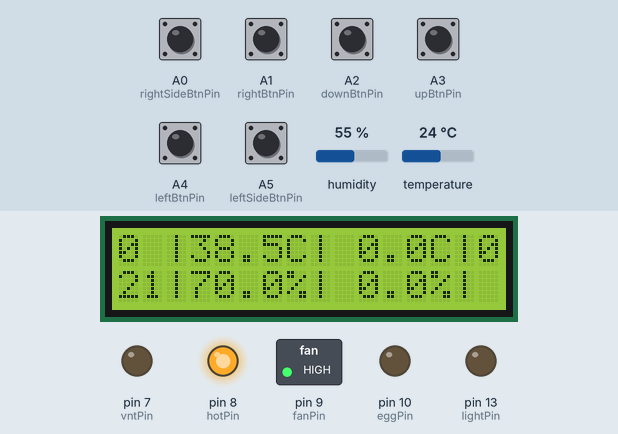
This sketch was run on a simulated Arduino Uno, built with avr-gcc and run on an emulated ATmega328P. On the bench: 16×2 character LCD, switched loads named in the sketch (green lamp = pin HIGH), output pins drawn as LEDs (lit = HIGH). Inputs (shaded band) come from the test bench; at power-on: A0 (rightSideBtnPin), A1 (rightBtnPin), A2 (downBtnPin), A3 (upBtnPin), A4 (leftBtnPin), A5 (leftSideBtnPin) HIGH, temperature 24 °C, humidity 55 %. EEPROM starts erased; what the sketch prints to the serial monitor is not drawn.

Above: at 1.3 s.
1.4 s: A1 (rightBtnPin) pulled LOW for 0.15 s
At 2.4 s:
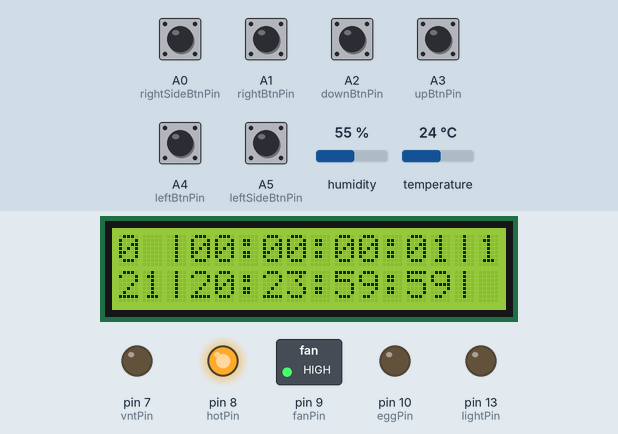
6.1 s: A4 (leftBtnPin) pulled LOW for 0.15 s
At 7.4 s:
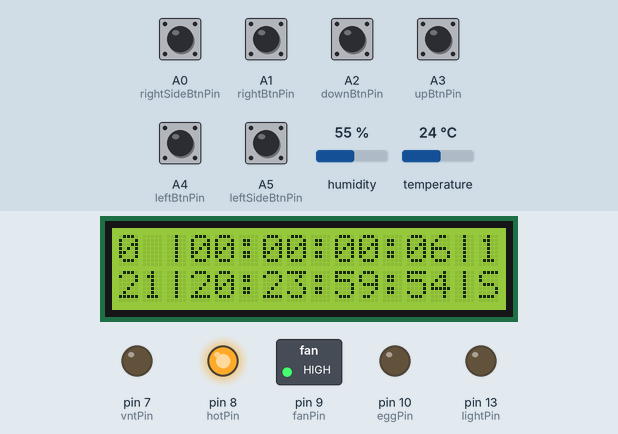
10.1 s: A4 (leftBtnPin) pulled LOW for 1 s
At 12.4 s:
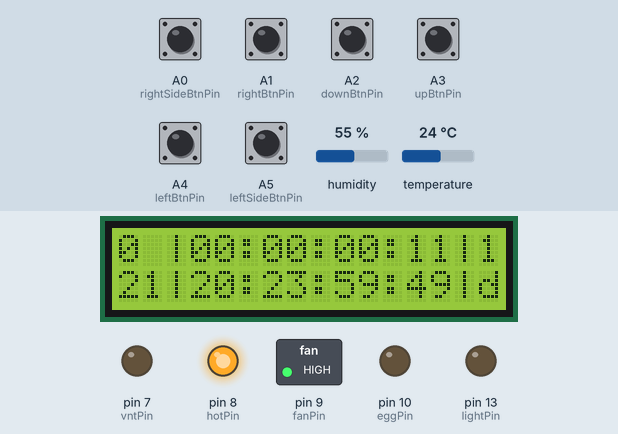
13.1 s: A4 (leftBtnPin) pulled LOW for 0.15 s
At 13.9 s:
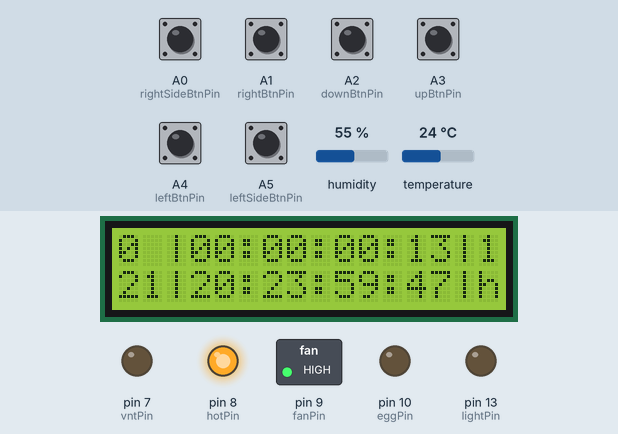
18.1 s: temperature set to 37 °C
20.3 s: temperature set to 40 °C
At 24.0 s:
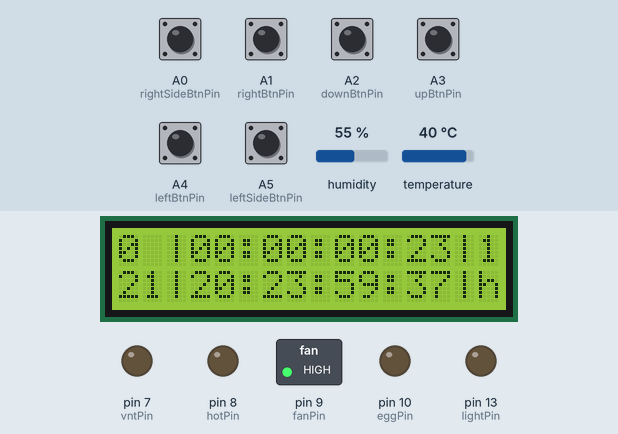
Timing chart, 0 to 25.5 s (numbered marks = the images above; inputs shaded):
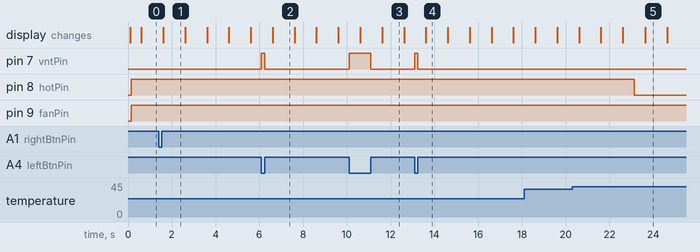

The sketch:

ACRobotIncubator.ino
```cpp
#include "LCD.h"
#include "Interval.h"
#include "DHT.h"
#include "Config.h"
#include "Button.h"

#define DEBUG

using namespace ACRobot;

#define HOUR_SECS (60*60)
#define DAY_SECS (HOUR_SECS*24UL)

const uint8_t rightSideBtnPin = A0;
const uint8_t rightBtnPin     = A1;
const uint8_t downBtnPin      = A2;
const uint8_t upBtnPin        = A3;
const uint8_t leftBtnPin      = A4;
const uint8_t leftSideBtnPin  = A5;

const uint8_t lightPin = 13;
const uint8_t eggPin = 10;
const uint8_t fanPin = 9;
const uint8_t hotPin = 8;
const uint8_t vntPin = 7;
const uint8_t dhtPin = 6;

const char   *Name = "ACRobotI";
const uint8_t Version = 1;

struct Settings
{
  uint8_t  stage;
  uint32_t time_offset;
};

enum Stages
{
  Init,
  Stage1,
  Stage2_1,
  Stage2_2,
  Stage3,
  Stage4,
  NumberOfStages
};

Settings settings = { Init, 0 };

Config<Settings> config(Name, Version, settings);

LCD<LCD_1602A_STD> lcd;

struct Status
{
  uint32_t duration;

  float    min_temp;  // temperature
  float    max_temp;

  uint8_t  min_hum;   // humidity
  uint8_t  max_hum;

  bool     turn;      // turning
  uint32_t turn_interval;
  uint32_t turn_duration;

  bool     vent;      // ventilation
  uint32_t vent_interval;
  uint32_t vent_duration;

  const char *desc;
};

Status status[] = {
  { 0,             37.5, 38.5, 60.0, 70.0,  false, 0,             0,    false, 0,             0,   "Init"     },
  { DAY_SECS * 4,  38.5, 38.5, 80.0, 85.0,  false, 0,             0,    false, 0,             0,   "Stage1"   },
  { DAY_SECS * 8,  37.9, 38.3, 60.0, 65.0,  true,  HOUR_SECS * 4, 900,  true,  HOUR_SECS * 4, 60,  "Stage2_1" },
  { DAY_SECS * 3,  37.9, 38.3, 60.0, 65.0,  true,  HOUR_SECS * 4, 900,  false, 0            , 0,   "Stage2_2" },
  { DAY_SECS * 3,  37.5, 37.5, 80.0, 90.0,  false, 0,             0,    true,  HOUR_SECS * 4, 360, "Stage3"   },
  { DAY_SECS * 3,  37.5, 37.5, 80.0, 90.0,  false, 0,             0,    true,  HOUR_SECS * 4, 360, "Stage4"   },
};

uint32_t durations[NumberOfStages];
uint32_t total_secs;
uint8_t total_days;

enum IntervalList {
  GLOBAL = 0,
  SCREEN = 1,
  SECOND = 2,
  CONFIG = 3,
  EGG_TURNING = 4,
};

const unsigned long GLOBAL_INTERVAL = 50;
const unsigned long SCREEN_INTERVAL = 500;
const unsigned long SECOND_INTERVAL = 1000;
const unsigned long CONFIG_INTERVAL = 30000;

const uint8_t NUMBER_OF_INTERVALS = 5;
Intervals<NUMBER_OF_INTERVALS> intervals;

enum SecondsList {
  VENTILATION_STARTING  = 0,
  EGG_TURN_STARTING     = 1,
};

const uint8_t NUMBER_OF_SECONDS_INTERVALS = 2;
Intervals<NUMBER_OF_SECONDS_INTERVALS> seconds_intervals;

bool heat_is_on      = false;
bool fan_continue_on = false;

bool ventilation_on  = false;
bool egg_turning_on  = false;

SwitchButton<RattlePressButton> modeSw(rightBtnPin);
DigitalSwitch<RattlePressButton> lightSw(rightSideBtnPin, lightPin);
ControlDigitalButton<Button> eggBtn(leftSideBtnPin, eggPin);
ControlDigitalButton<Button> vntBtn(leftBtnPin, vntPin);
RattlePressButton upBtn(upBtnPin);
RattlePressButton downBtn(downBtnPin);

enum SelectMode
{
  NONE_MODE,
  STAGE_MODE,
  DAY_MODE,
  HOUR_MODE,
  MINUTE_MODE,
  MAX_SELECT_MODE
};

SequenceButton<RattlePressButton> selectBtn(leftBtnPin, MAX_SELECT_MODE);
uint8_t selectMode = NONE_MODE;

Interval fan_continue = 5; // 5 seconds after heating
Interval ventilation;
Interval egg_turning;

DHT dht(dhtPin, DHT11);

uint32_t current_millis;
int poll()
{
  current_millis = millis();

  modeSw.poll();
  upBtn.poll();
  downBtn.poll();
  selectBtn.poll();

  lightSw.poll();
  eggBtn.poll();
  vntBtn.poll();
  config.poll();

  return intervals.status(current_millis);
}


static uint8_t stage = 0;
static uint32_t counter = 0;
static const char *str = "Init";

static FlipFlop dhtFlipFLop;
static float hum = 0.0;
static float temp = 0.0;

void init_constants()
{
  uint32_t _duration = 0;
  for (uint8_t i = 0; i < NumberOfStages; i++)
  {
    _duration += status[i].duration;
    durations[i] = _duration;
  }
  total_secs = _duration;
  total_days = _duration / DAY_SECS;
}

void update_settings()
{
  for (uint8_t i = 0; i < NumberOfStages; i++)
  {
    if (counter < durations[i]) {
      stage = i;
      break;
    }
  }
  settings.stage = stage;
  settings.time_offset = counter;

  if (status[stage].turn_interval != seconds_intervals[EGG_TURN_STARTING])
    seconds_intervals[EGG_TURN_STARTING] = status[stage].turn_interval;
  if (status[stage].turn_duration != egg_turning)
    egg_turning = status[stage].turn_duration;

  if (status[stage].vent_interval != seconds_intervals[VENTILATION_STARTING])
    seconds_intervals[VENTILATION_STARTING] = status[stage].vent_interval;
  if (status[stage].vent_duration != ventilation)
    ventilation = status[stage].vent_duration;
}

void setup()
{
#ifdef DEBUG
  Serial.begin(9600);
#endif

  lcd.print("Load settings");
  settings = config();

  intervals[GLOBAL] = GLOBAL_INTERVAL;
  intervals[SCREEN] = SCREEN_INTERVAL;
  intervals[SECOND] = SECOND_INTERVAL;
  intervals[CONFIG] = CONFIG_INTERVAL;

  counter = settings.time_offset;
  stage = settings.stage;

  init_constants();
  str = status[stage].desc;

  lcd.clear();
  lcd.print("Starting");

  pinMode(fanPin, OUTPUT);
  pinMode(hotPin, OUTPUT);
  pinMode(eggPin, OUTPUT);

  pinMode(vntPin, OUTPUT);

  dht.begin();

  pinMode(upBtnPin,        INPUT_PULLUP);
  pinMode(downBtnPin,      INPUT_PULLUP);
  pinMode(rightBtnPin,     INPUT_PULLUP);
  pinMode(leftBtnPin,      INPUT_PULLUP);
  pinMode(leftSideBtnPin,  INPUT_PULLUP);

#ifdef DEBUG
  Serial.println("start");
#endif
}

inline void regulator()
{
  if (temp >= status[stage].max_temp) {
    digitalWrite(hotPin, LOW);
    digitalWrite(fanPin, LOW);
    if (heat_is_on) {  // after 5 seconds
      fan_continue_on = true;
      fan_continue.reset(counter);
    }
    heat_is_on = false;
  }
  if (temp < status[stage].min_temp) {
    digitalWrite(hotPin, HIGH);
    digitalWrite(fanPin, HIGH);
    heat_is_on = true;
  }
}

bool next_stage()
{
  bool retval = false;
  if (stage < (NumberOfStages-1)) {
    counter = durations[stage];
    retval = true;
  }
  return retval;
}

bool prev_stage()
{
  bool retval = false;
  if (stage > 0) {
    counter = 0;
    retval = true;
  }
  if (stage > 1)
    counter = durations[stage-2];
  return retval;
}

bool next_day()
{
  bool retval = false;
  if (counter < (total_secs - DAY_SECS)) {
    counter += DAY_SECS;
    retval = true;
  }
  return retval;
}

bool prev_day()
{
  bool retval = false;
  if (counter > DAY_SECS) {
    counter -= DAY_SECS;
    retval = true;
  }
  return retval;
}


bool next_hour()
{
  bool retval = false;
  if (counter < (total_secs - HOUR_SECS)) {
    counter += HOUR_SECS;
    retval = true;
  }
  return retval;
}

bool prev_hour()
{
  bool retval = false;
  if (counter > HOUR_SECS) {
    counter -= HOUR_SECS;
    retval = true;
  }
  return retval;
}


bool next_minute()
{
  bool retval = false;
  if (counter < (total_secs - 60)) {
    counter += 60;
    retval = true;
  }
  return retval;
}

bool prev_minute()
{
  bool retval = false;
  if (counter > 60) {
    counter -= 60;
    retval = true;
  }
  return retval;
}

bool upCommand(uint8_t mode)
{
  bool retval = false;
  switch (mode) {
  case STAGE_MODE:
    retval = next_stage();
    break;
  case DAY_MODE:
    retval = next_day();
    break;
  case HOUR_MODE:
    retval = next_hour();
    break;
  case MINUTE_MODE:
    retval = next_minute();
    break;
  }
  return retval;
}

bool downCommand(uint8_t mode)
{
  bool retval = false;
  switch (mode) {
  case STAGE_MODE:
    retval = prev_stage();
    break;
  case DAY_MODE:
    retval = prev_day();
    break;
  case HOUR_MODE:
    retval = prev_hour();
    break;
  case MINUTE_MODE:
    retval = prev_minute();
    break;
  }
  return retval;
}

void buttons()
{
  static bool prevModeSw = false;
  selectMode = selectBtn.next();
  if(modeSw) {
    if (!prevModeSw) {
      prevModeSw = true;
      selectBtn.reset();
      selectMode = NONE_MODE;
    }
    if(upBtn) {
      if(upCommand(selectMode))
        update_settings();
    }
    if(downBtn) {
      if(downCommand(selectMode))
        update_settings();
    }
  } else {
    if (prevModeSw) {
      prevModeSw = false;
      config(settings);
    }
  }
}

void logic()
{
  regulator();
  buttons();

  // humidity by motor
  if (fan_continue_on) {
    if (fan_continue.poll(counter))
      fan_continue_on = false;
    else {
#ifdef DEBUG
      Serial.println("post_fan = HIGH");
#endif
      digitalWrite(fanPin, HIGH);
    }
  }
  if (!heat_is_on && !fan_continue_on) {
    digitalWrite(fanPin, LOW);
  }

  if (ventilation_on) {
    if (ventilation.poll(counter))
      ventilation_on = false;
    else {
#ifdef DEBUG
      Serial.println("ventilation = HIGH");
#endif
      vntBtn(true);
    }
  }
  if (!ventilation_on) {
    vntBtn(false);
  }

  if (egg_turning_on) {
    if (egg_turning.poll(current_millis))
      egg_turning_on = false;
    else {
#ifdef DEBUG
      Serial.println("egg_turning = HIGH");
#endif
      eggBtn(true);
    }
  }
  if (!egg_turning_on) {
    eggBtn(false);
  }
}

uint8_t day()
{
  return counter / DAY_SECS;
}

uint8_t days_left()
{
  return total_days - day();
}

void printMeasure(float value, char type)
{
  if (value < 10.0)
    lcd.print(' ');
  lcd.print(value, 1);
  lcd.print(type);
}

void printNumber(int value)
{
  if (value < 10)
    lcd.print('0');
  lcd.print(value);
}

void printTime(unsigned long seconds)
{
  int second = seconds % 60;
  int minute = (seconds / 60) % 60;
  int hour = (seconds / HOUR_SECS) % 24;
  int day = (seconds / DAY_SECS) % 99;
  printNumber(day);
  lcd.print(':');
  printNumber(hour);
  lcd.print(':');
  printNumber(minute);
  lcd.print(':');
  printNumber(second);
}

char modeSymbol(uint8_t mode)
{
  char symbol = ' ';
  switch (mode) {
  case STAGE_MODE:
    symbol = 'S';
    break;
  case DAY_MODE:
    symbol = 'd';
    break;
  case HOUR_MODE:
    symbol = 'h';
    break;
  case MINUTE_MODE:
    symbol = 'm';
    break;
  }
  return symbol;
}

void showTime()
{
  lcd.clear();
  lcd.print(day());
  lcd.setCursor(2, 0);
  lcd.print('|');
  printTime(counter);
  lcd.setCursor(14, 0);
  lcd.print('|');
  lcd.print(stage);
  lcd.setCursor(0, 1);
  lcd.print(days_left());
  lcd.setCursor(2, 1);
  lcd.print('|');
  printTime(total_secs - counter);
  lcd.setCursor(14, 1);
  lcd.print('|');
  lcd.print(modeSymbol(selectMode));
}

void showStatus()
{
  float tmp;
  lcd.clear();
  lcd.print(day());
  lcd.setCursor(2, 0);
  lcd.print('|');
  printMeasure(status[stage].max_temp, 'C');
  lcd.setCursor(8, 0);
  lcd.print('|');
  printMeasure(temp, 'C');
  lcd.setCursor(14, 0);
  lcd.print('|');
  lcd.print(stage);
  lcd.setCursor(0, 1);
  lcd.print(days_left());
  lcd.setCursor(2, 1);
  lcd.print('|');
  printMeasure(status[stage].max_hum, '%');
  lcd.setCursor(8, 1);
  lcd.print('|');
  printMeasure(hum, '%');
  lcd.setCursor(14, 1);
  lcd.print('|');
}

void screen()
{
  if (modeSw)
    showTime();
  else
    showStatus();
}

void timer()
{
  counter++;

#ifdef DEBUG
  Serial.print("counter = ");
  Serial.println(counter);
#endif

  switch (seconds_intervals.status(counter))
  {
    case VENTILATION_STARTING:
      ventilation_on = true; // check for status
#ifdef DEBUG
      Serial.println("ventilation_on");
#endif
      ventilation.reset(counter);
      break;
    case EGG_TURN_STARTING:
      egg_turning_on = true; // check for status
#ifdef DEBUG
      Serial.println("egg_turning_on");
#endif
      egg_turning.reset(current_millis);
      break;
  }

  if (dhtFlipFLop) {
    float _hum = dht.readHumidity();
    if (!isnan(_hum))
      hum = _hum;
  } else {
    float _temp = dht.readTemperature();
    if (!isnan(_temp))
      temp = _temp;
  }

  settings.time_offset = counter;
  update_settings();
}

void loop()
{
  switch (poll())
  {
    case GLOBAL:
      logic();
      break;
    case SCREEN:
      screen();
      break;
    case SECOND:
      timer();
      break;
    case CONFIG:
      config(settings);
      break;
  }
}
```

Button.h
```cpp
#ifndef _ACROBOT_BUTTON_H
#define _ACROBOT_BUTTON_H

#include "Utils.h"
#include "Interval.h"

namespace ACRobot {

class Button: public ButtonInterface
{
  public:
    enum State { UNKNOWN, RELEASED, PRESSED };

    Button(uint8_t buttonPin): _buttonPin(buttonPin), _state(UNKNOWN)
    {
      pinMode(buttonPin, INPUT_PULLUP);
    }

    bool poll()
    {
      register uint8_t state = digitalRead(_buttonPin);
      _state = state == LOW ? PRESSED : RELEASED;
      return _state == PRESSED;
    }
    bool isReleased() const {
      return _state == RELEASED ;
    }
    bool isPressed() const {
      return _state == PRESSED;
    }

    operator bool() { return isPressed(); }

  private:
    uint8_t _buttonPin;
    State _state;
};

class PressButton: public Button
{
  public:
    PressButton(uint8_t buttonPin):
      Button(buttonPin), _wasReleased(false), _wasPressed(false) {}

    bool poll()
    {
      if (Button::poll()) {
        _wasPressed = true;
        return _wasReleased; // _wasPressed && _wasReleased;
      }
      _wasReleased = true;
      _wasPressed = false;
      return false;
    }
    bool wasPressed() {
      if (_wasPressed && _wasReleased) {
        _wasReleased = false;
        return true;
      }
      return false;
    }
    void reset()
    {
      _wasReleased = false;
      _wasPressed = false;
    }

    operator bool() { return wasPressed(); }

  private:
    bool _wasReleased;
    bool _wasPressed;
};

class RattlePressButton: public PressButton
{
  static const unsigned long rattle_interval = 300;

  public:
    RattlePressButton(uint8_t buttonPin):
      PressButton(buttonPin), _interval(rattle_interval) {}

    bool poll() { return poll(millis()); }
    bool poll(unsigned long ms)
    {
      if(_interval.poll(ms, true))
        return PressButton::poll();
      return false;
    }
    bool wasPressed() {
      if (PressButton::wasPressed()) {
        _interval.reset();
        return true;
      }
      return false;
    }

    operator bool() { return wasPressed(); }

  private:
    Interval _interval;
};

class ClickButton: public Button
{
  public:
    ClickButton(uint8_t buttonPin):
      Button(buttonPin), _wasClicked(false) {}

    bool poll()
    {
      register bool pressed = isPressed();
      if (!Button::poll()) {
        if (pressed)
          _wasClicked = true;
      }
      return _wasClicked;
    }
    bool wasClicked() {
      if (_wasClicked) {
        _wasClicked = false;
        return true;
      }
      return false;
    }
    void reset()
    {
      _wasClicked = false;
    }

    operator bool() { return wasClicked(); }

  private:
    bool _wasClicked;
};

template <class T>
class SwitchButton: public ButtonInterface
{
  public:
    SwitchButton(uint8_t buttonPin):
      _button(buttonPin), _isOn(false) {}

    bool poll()
    {
      return _button.poll();
    }
    bool isOn() {
      if (_button)
        _isOn = !_isOn;
      return _isOn;
    }
    void reset()
    {
      _isOn = false;
    }

    operator bool() { return isOn(); }

  protected:
    bool state() const { return _isOn; }
  private:
    T _button;
    bool _isOn;
};

template <class T>
class SequenceButton: public ButtonInterface
{
  public:
    SequenceButton(uint8_t buttonPin, uint8_t maxCount = 2):
      _button(buttonPin), _counter(0), _maxCount(maxCount) {}

    bool poll()
    {
      return _button.poll();
    }
    void reset()
    {
      next();
      _counter = 0;
    }

    operator bool() { return _counter != 0; }

    uint8_t next()
    {
      if(_button)
        ++_counter;
      if(_counter >= _maxCount)
        _counter = 0;
      return _counter;
    }

  private:
    T _button;
    uint8_t _counter;
    uint8_t _maxCount;
};

template <class T>
class DigitalSwitch: public SwitchButton<T>
{
  public:
    DigitalSwitch(uint8_t buttonPin, uint8_t pin, bool inv = false):
      SwitchButton<T>(buttonPin), _pin(pin), _inv(inv)
    {
      pinMode(pin, OUTPUT);
    }

    bool poll()
    {
      SwitchButton<T>::poll();
      return set(SwitchButton<T>::isOn());
    }

    operator bool() { return SwitchButton<T>::state(); }

  private:
    bool set(bool state)
    {
      if(_inv)
        state = !state;
      digitalWrite(_pin, state ? HIGH : LOW);
      return state;
    }

    uint8_t _pin;
    bool _inv;
};

template <class T>
class DigitalButton
{
  public:
    DigitalButton(uint8_t buttonPin, uint8_t pin, bool inv = false):
      _button(buttonPin), _pin(pin), _state(false), _inv(inv)
    {
      pinMode(pin, OUTPUT);
    }

    bool poll()
    {
      _button.poll();
      return set(_button);
    }

    operator bool() { return _state; }

  protected:
    bool set(bool state)
    {
      if (_state != state) {
        _state = state;
        if(_inv)
          state = !state;
        digitalWrite(_pin, state ? HIGH : LOW);
      }
      return _state;
    }

    T _button;
    uint8_t _pin;
    bool _state;
    bool _inv;
};

template <class T>
class ControlDigitalButton: public DigitalButton<T>
{
  using DigitalButton<T>::_button;
  using DigitalButton<T>::_state;

  public:
    ControlDigitalButton(uint8_t buttonPin, uint8_t pin, bool inv = false):
      DigitalButton<T>(buttonPin, pin, inv), _force(false) {}

    bool poll()
    {
      _button.poll();
      return DigitalButton<T>::set(_button || _force);
    }

    operator bool() { return _state || _force; }
    void operator() (bool state) { _force = state; }

  private:
    bool _force;
};

} // ACRobot namespace

#endif
```

Interval.cpp
```cpp
#include "Interval.h"

namespace ACRobot {

bool Interval::poll(unsigned long ms, bool test)
{
  if (ms - _last >= _interval) {
    if(!test)
      reset(ms);
    return true;
  }

  return false;
}

} // ACRobot namespace
```

Config.cpp
```cpp
#include "Config.h"

namespace ACRobot {

} // ACRobot namespace
```

Source omitted: Interval.h (1246 bytes), Utils.cpp (758 bytes), Utils.h (1162 bytes), Config.h (1770 bytes), LCD.h (581 bytes)

Measured:
- the behaviour switches between 38 and 39 °C on temperature (found by bisection; images 4 and 5)
- after the input at 1.4 s, the display: changes after 0.21 s (image 1)
- after the input at 6.1 s, pin 7 (vntPin): LOW → HIGH at once, → LOW 0.15 s later; the display: changes after 0.51 s (image 2)
- after the input at 10.1 s, pin 7 (vntPin): LOW → HIGH at once, → LOW 1.0 s later; the display: first changes after 0.51 s (image 3 shows a later state)
- after the input at 13.1 s, pin 7 (vntPin): LOW → HIGH at once, → LOW 0.15 s later; the display: changes after 0.51 s (image 4)
- after the input at 20.3 s, pin 8 (hotPin): HIGH → LOW after 2.8 s
- what the display in image 1 shows lasts 1.0 s, from 1.6 s to 2.6 s
